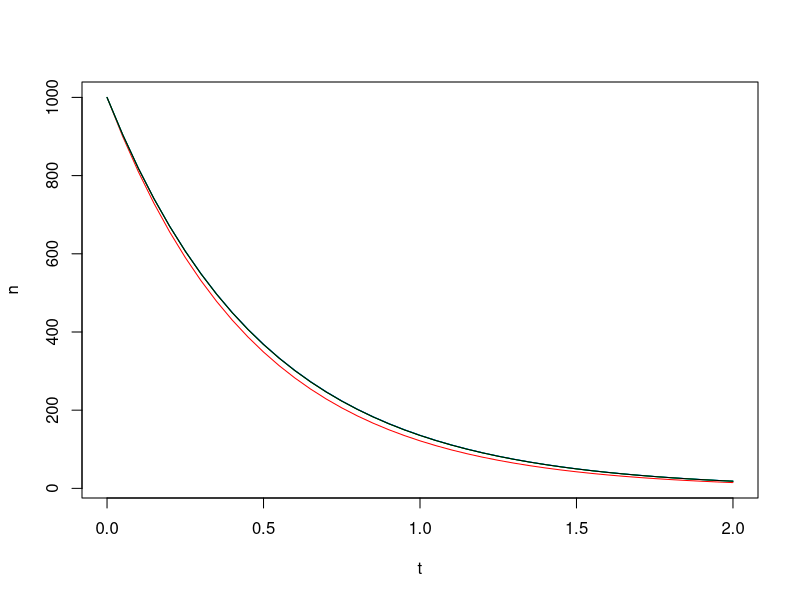
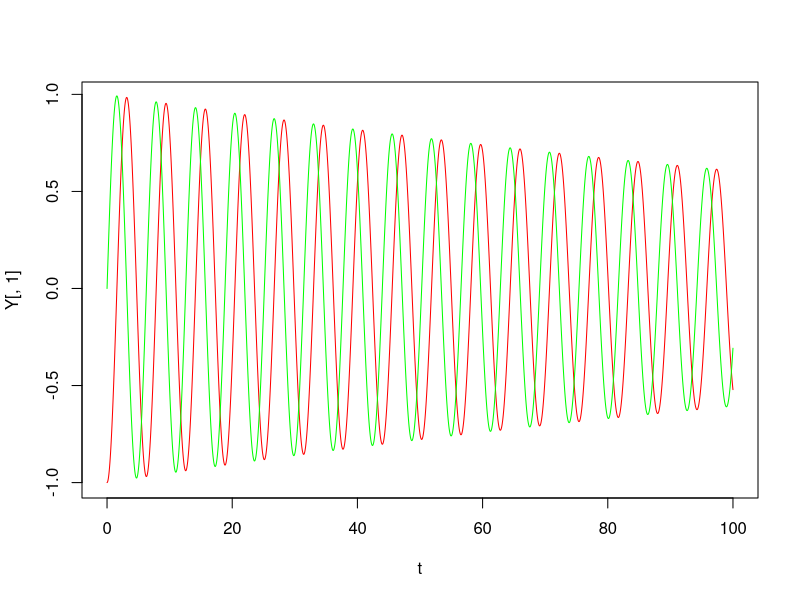

Write R code to recreate these figures, in order.
rm(list=ls())

f <- \(t, n){return(-lambda*n)}
F <- \(t, Y){
  # return(c(Y[2], -Y[1]))
  return(c(Y[2], -Y[1]-0.01*Y[2]))
}
EulerI <- function(f, x, y, h){
  return(y+h*f(x,y))
}
EulerIIa <- function(f, x, y, h){
  hpul <- 0.5*h
  return(y+h*f(x+hpul,y+hpul*f(x,y)))
}
EulerIIb <- function(f, x, y, h){
  return(y+0.5*h*(f(x,y)+f(x+h,y+h*f(x,y))))
}
RK4 <- function(f, x, y, h){
  hpul <- 0.5*h
  xpul <- x+hpul
  k1 <- f(x,y)
  k2 <- f(xpul,y+hpul*k1)
  k3 <- f(xpul,y+hpul*k2)
  k4 <- f(x+h, y+h*k3)
  return(y+h*(k1+2*(k2+k3)+k4)/6)
}

lambda <- 2
n0 <- 1000
tmin <- 0
tmax <- 2
dt <- 0.05
t <- seq(tmin, tmax, dt)
steps <- length(t)
n <- numeric(steps)
n[1] <- n0
nIIa <- numeric(steps)
nIIa[1] <- n0
nIIb <- numeric(steps)
nIIb[1] <- n0
nRK4 <- numeric(steps)
nRK4[1] <- n0
for(step in 2:steps){
  n[step] <- EulerI(f, t[step-1], n[step-1], dt)
  nIIa[step] <- EulerIIa(f, t[step-1], nIIa[step-1], dt)
  nIIb[step] <- EulerIIb(f, t[step-1], nIIb[step-1], dt)
  nRK4[step] <- RK4(f, t[step-1], nRK4[step-1], dt)
}

plot(t, n, type='l', col='red')
lines(t, nIIa, col='cyan')
lines(t, nIIb, col='blue')
lines(t, nRK4, col='green')
lines(t, n0*exp(-lambda*t), col='black')



Y0 <- c(-1, 0)
tmin <- 0
tmax <- 100
dt <- 0.05
t <- seq(tmin, tmax, dt)
steps <- length(t)
Y <- matrix(0, nrow=steps, ncol=2)
Y[1, ] <- Y0
for(step in 2:steps){
  Y[step, ] <- RK4(F, t[step-1], Y[step-1, ], dt)
}

plot(t, Y[,1], type='l', col='red')
lines(t, Y[,2], type='l', col='green')
A <- Y0[1]
w <- 1
# lines(t, A*cos(w*t))